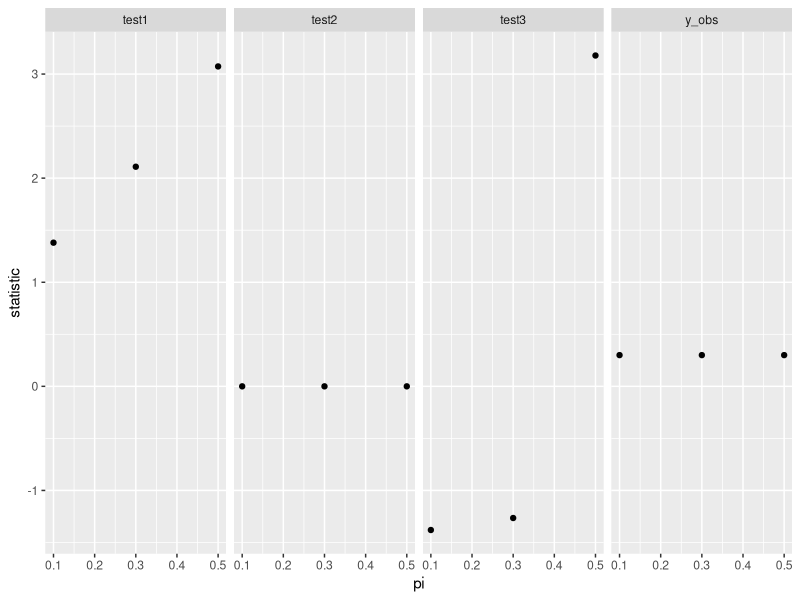

R code for this plot:
## ---- chunk 1
knitr::opts_chunk$set(warning = FALSE, message = FALSE)
library(tidyverse)
library(ggplot2)
library(caret)
## ---- chunk 2
df = data.frame(id = rep(1:10), 
           results = c(0, 1, 0, 0, 1, 0, 0, 0, 1, 0), 
             Total = 10) 
typeof(df)

## ---- chunk 3
sqrt(0.3 * 0.7 / 10)
wald_1 = 0.2/0.1449138
## ---- chunk 4
wald_1 
## ---- chunk 5
sqrt(0.1 * (1 - 0.1) / 10)
Rao_1 = 0.2/0.0948

## ---- chunk 6
Rao_1
## ---- chunk 7
3 * log(0.3/0.1) + 7 * log(0.7/0.9)
LR_1 = 1.5366*2
LR_1
## ---- chunk 8
sqrt(0.3 * 0.7 / 10)
wald_3 = -0.2/0.1449138
## ---- chunk 9
wald_3
## ---- chunk 10
sqrt(0.5 * (1 - 0.5) / 10)
Rao_3 = -0.2/sqrt(0.5 * (1 - 0.5) / 10)
## ---- chunk 11
Rao_3
## ---- chunk 12
3 * log(0.3/0.5) + 7 * log(0.7/0.5)
LR_3 = 3 * log(0.3/0.5) + 7 * log(0.7/0.5) * 2
## ---- chunk 13
LR_3
## ---- chunk 14
## grouped boxplot
results = data.frame(pi = c(0.1, 0.3, 0.5),
           y_obs = 0.3,
           test1 = c(wald_1,Rao_1, LR_1),
           test2 = 0,
           test3 = c(wald_3,Rao_3, LR_3))

re_df = gather(results, key = "test_id", value = "statistic", -pi)

ggplot(re_df, aes(x = pi, y = statistic ))  + 
    geom_point( ) +
    facet_grid(~test_id)
  

